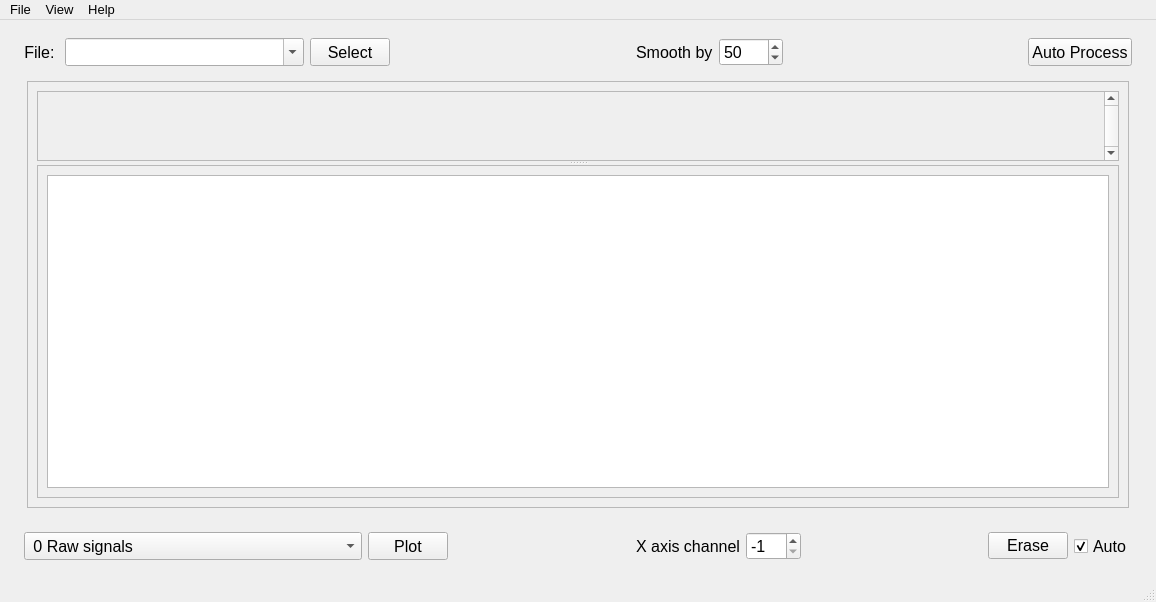
<?xml version="1.0" encoding="UTF-8"?>
<ui version="4.0">
 <class>MainWindow</class>
 <widget class="QMainWindow" name="MainWindow">
  <property name="geometry">
   <rect>
    <x>0</x>
    <y>0</y>
    <width>1156</width>
    <height>602</height>
   </rect>
  </property>
  <property name="font">
   <font>
    <pointsize>12</pointsize>
   </font>
  </property>
  <property name="windowTitle">
   <string>Emittance Plot Processing</string>
  </property>
  <widget class="QWidget" name="centralwidget">
   <layout class="QHBoxLayout" name="horizontalLayout_6">
    <item>
     <widget class="QWidget" name="widget" native="true">
      <layout class="QVBoxLayout" name="verticalLayout_2">
       <item>
        <layout class="QHBoxLayout" name="horizontalLayout_2">
         <property name="sizeConstraint">
          <enum>QLayout::SetDefaultConstraint</enum>
         </property>
         <property name="leftMargin">
          <number>6</number>
         </property>
         <property name="rightMargin">
          <number>6</number>
         </property>
         <item>
          <widget class="QLabel" name="label_2">
           <property name="sizePolicy">
            <sizepolicy hsizetype="Preferred" vsizetype="Preferred">
             <horstretch>0</horstretch>
             <verstretch>0</verstretch>
            </sizepolicy>
           </property>
           <property name="minimumSize">
            <size>
             <width>0</width>
             <height>0</height>
            </size>
           </property>
           <property name="font">
            <font>
             <pointsize>12</pointsize>
            </font>
           </property>
           <property name="text">
            <string>File: </string>
           </property>
           <property name="alignment">
            <set>Qt::AlignRight|Qt::AlignTrailing|Qt::AlignVCenter</set>
           </property>
          </widget>
         </item>
         <item>
          <widget class="QComboBox" name="comboBox_2">
           <property name="sizePolicy">
            <sizepolicy hsizetype="Expanding" vsizetype="Preferred">
             <horstretch>0</horstretch>
             <verstretch>0</verstretch>
            </sizepolicy>
           </property>
           <property name="minimumSize">
            <size>
             <width>200</width>
             <height>0</height>
            </size>
           </property>
           <property name="editable">
            <bool>true</bool>
           </property>
          </widget>
         </item>
         <item>
          <widget class="QPushButton" name="pushButton_2">
           <property name="sizePolicy">
            <sizepolicy hsizetype="Preferred" vsizetype="Preferred">
             <horstretch>0</horstretch>
             <verstretch>0</verstretch>
            </sizepolicy>
           </property>
           <property name="font">
            <font>
             <pointsize>12</pointsize>
            </font>
           </property>
           <property name="text">
            <string>Select</string>
           </property>
          </widget>
         </item>
         <item>
          <spacer name="horizontalSpacer_6">
           <property name="orientation">
            <enum>Qt::Horizontal</enum>
           </property>
           <property name="sizeHint" stdset="0">
            <size>
             <width>40</width>
             <height>20</height>
            </size>
           </property>
          </spacer>
         </item>
         <item>
          <widget class="QLabel" name="label">
           <property name="sizePolicy">
            <sizepolicy hsizetype="Fixed" vsizetype="Preferred">
             <horstretch>0</horstretch>
             <verstretch>0</verstretch>
            </sizepolicy>
           </property>
           <property name="font">
            <font>
             <pointsize>12</pointsize>
            </font>
           </property>
           <property name="focusPolicy">
            <enum>Qt::NoFocus</enum>
           </property>
           <property name="text">
            <string>Smooth by</string>
           </property>
          </widget>
         </item>
         <item>
          <widget class="QSpinBox" name="spinBox">
           <property name="sizePolicy">
            <sizepolicy hsizetype="Preferred" vsizetype="Preferred">
             <horstretch>0</horstretch>
             <verstretch>0</verstretch>
            </sizepolicy>
           </property>
           <property name="minimumSize">
            <size>
             <width>0</width>
             <height>0</height>
            </size>
           </property>
           <property name="font">
            <font>
             <pointsize>12</pointsize>
            </font>
           </property>
           <property name="maximum">
            <number>9999</number>
           </property>
           <property name="value">
            <number>50</number>
           </property>
          </widget>
         </item>
         <item>
          <spacer name="horizontalSpacer_3">
           <property name="orientation">
            <enum>Qt::Horizontal</enum>
           </property>
           <property name="sizeType">
            <enum>QSizePolicy::Expanding</enum>
           </property>
           <property name="sizeHint" stdset="0">
            <size>
             <width>40</width>
             <height>20</height>
            </size>
           </property>
          </spacer>
         </item>
         <item>
          <widget class="QPushButton" name="pushButton_4">
           <property name="sizePolicy">
            <sizepolicy hsizetype="Preferred" vsizetype="Preferred">
             <horstretch>0</horstretch>
             <verstretch>0</verstretch>
            </sizepolicy>
           </property>
           <property name="font">
            <font>
             <pointsize>12</pointsize>
            </font>
           </property>
           <property name="text">
            <string>Auto Process</string>
           </property>
          </widget>
         </item>
        </layout>
       </item>
       <item>
        <widget class="QWidget" name="widget_2" native="true">
         <layout class="QHBoxLayout" name="horizontalLayout">
          <property name="leftMargin">
           <number>0</number>
          </property>
          <property name="topMargin">
           <number>0</number>
          </property>
          <property name="rightMargin">
           <number>0</number>
          </property>
          <item>
           <widget class="QStackedWidget" name="stackedWidget">
            <property name="sizePolicy">
             <sizepolicy hsizetype="Expanding" vsizetype="Expanding">
              <horstretch>3</horstretch>
              <verstretch>0</verstretch>
             </sizepolicy>
            </property>
            <property name="focusPolicy">
             <enum>Qt::NoFocus</enum>
            </property>
            <property name="currentIndex">
             <number>3</number>
            </property>
            <widget class="QWidget" name="stackedWidgetPage1">
             <layout class="QHBoxLayout" name="horizontalLayout_4">
              <property name="leftMargin">
               <number>0</number>
              </property>
              <property name="topMargin">
               <number>0</number>
              </property>
              <property name="rightMargin">
               <number>0</number>
              </property>
              <property name="bottomMargin">
               <number>0</number>
              </property>
              <item>
               <widget class="MplWidget" name="mplWidget" native="true">
                <property name="sizePolicy">
                 <sizepolicy hsizetype="Expanding" vsizetype="Expanding">
                  <horstretch>0</horstretch>
                  <verstretch>0</verstretch>
                 </sizepolicy>
                </property>
               </widget>
              </item>
             </layout>
            </widget>
            <widget class="QWidget" name="stackedWidgetPage2">
             <layout class="QVBoxLayout" name="verticalLayout_3">
              <property name="topMargin">
               <number>0</number>
              </property>
              <property name="bottomMargin">
               <number>0</number>
              </property>
              <item>
               <widget class="QPlainTextEdit" name="plainTextEdit">
                <property name="sizePolicy">
                 <sizepolicy hsizetype="Expanding" vsizetype="Expanding">
                  <horstretch>0</horstretch>
                  <verstretch>0</verstretch>
                 </sizepolicy>
                </property>
                <property name="minimumSize">
                 <size>
                  <width>0</width>
                  <height>0</height>
                 </size>
                </property>
                <property name="autoFillBackground">
                 <bool>false</bool>
                </property>
                <property name="undoRedoEnabled">
                 <bool>false</bool>
                </property>
                <property name="readOnly">
                 <bool>true</bool>
                </property>
               </widget>
              </item>
             </layout>
            </widget>
            <widget class="QWidget" name="stackedWidgetPage3">
             <layout class="QHBoxLayout" name="horizontalLayout_5">
              <item>
               <widget class="QSplitter" name="splitter">
                <property name="orientation">
                 <enum>Qt::Horizontal</enum>
                </property>
                <widget class="QTableWidget" name="tableWidget">
                 <property name="sizePolicy">
                  <sizepolicy hsizetype="Expanding" vsizetype="Expanding">
                   <horstretch>1</horstretch>
                   <verstretch>0</verstretch>
                  </sizepolicy>
                 </property>
                 <property name="font">
                  <font>
                   <pointsize>10</pointsize>
                  </font>
                 </property>
                 <property name="alternatingRowColors">
                  <bool>true</bool>
                 </property>
                 <attribute name="horizontalHeaderVisible">
                  <bool>false</bool>
                 </attribute>
                 <attribute name="horizontalHeaderCascadingSectionResizes">
                  <bool>false</bool>
                 </attribute>
                 <attribute name="horizontalHeaderDefaultSectionSize">
                  <number>100</number>
                 </attribute>
                 <attribute name="horizontalHeaderStretchLastSection">
                  <bool>true</bool>
                 </attribute>
                 <attribute name="verticalHeaderVisible">
                  <bool>false</bool>
                 </attribute>
                 <row>
                  <property name="text">
                   <string>New Row</string>
                  </property>
                 </row>
                 <row>
                  <property name="text">
                   <string>New Row</string>
                  </property>
                 </row>
                 <row>
                  <property name="text">
                   <string>New Row</string>
                  </property>
                 </row>
                 <row>
                  <property name="text">
                   <string>New Row</string>
                  </property>
                 </row>
                 <row>
                  <property name="text">
                   <string>New Row</string>
                  </property>
                 </row>
                 <row>
                  <property name="text">
                   <string>New Row</string>
                  </property>
                 </row>
                 <row>
                  <property name="text">
                   <string>New Row</string>
                  </property>
                 </row>
                 <row>
                  <property name="text">
                   <string>New Row</string>
                  </property>
                 </row>
                 <column>
                  <property name="text">
                   <string>Parameter</string>
                  </property>
                  <property name="font">
                   <font>
                    <pointsize>12</pointsize>
                    <kerning>false</kerning>
                   </font>
                  </property>
                 </column>
                 <column>
                  <property name="text">
                   <string>Value</string>
                  </property>
                  <property name="font">
                   <font>
                    <pointsize>12</pointsize>
                   </font>
                  </property>
                 </column>
                </widget>
                <widget class="QFrame" name="frame">
                 <property name="sizePolicy">
                  <sizepolicy hsizetype="Preferred" vsizetype="Preferred">
                   <horstretch>1</horstretch>
                   <verstretch>0</verstretch>
                  </sizepolicy>
                 </property>
                 <property name="frameShape">
                  <enum>QFrame::StyledPanel</enum>
                 </property>
                 <property name="frameShadow">
                  <enum>QFrame::Raised</enum>
                 </property>
                </widget>
               </widget>
              </item>
             </layout>
            </widget>
            <widget class="QWidget" name="stackedWidgetPage4">
             <layout class="QVBoxLayout" name="verticalLayout_5">
              <item>
               <widget class="QFrame" name="frame_2">
                <property name="frameShape">
                 <enum>QFrame::StyledPanel</enum>
                </property>
                <property name="frameShadow">
                 <enum>QFrame::Raised</enum>
                </property>
                <layout class="QVBoxLayout" name="verticalLayout">
                 <item>
                  <widget class="QSplitter" name="splitter_2">
                   <property name="orientation">
                    <enum>Qt::Vertical</enum>
                   </property>
                   <widget class="QScrollArea" name="scrollArea">
                    <property name="sizePolicy">
                     <sizepolicy hsizetype="Expanding" vsizetype="Expanding">
                      <horstretch>0</horstretch>
                      <verstretch>0</verstretch>
                     </sizepolicy>
                    </property>
                    <property name="verticalScrollBarPolicy">
                     <enum>Qt::ScrollBarAlwaysOn</enum>
                    </property>
                    <property name="widgetResizable">
                     <bool>true</bool>
                    </property>
                    <widget class="QWidget" name="scrollAreaWidgetContents">
                     <property name="geometry">
                      <rect>
                       <x>0</x>
                       <y>0</y>
                       <width>1063</width>
                       <height>69</height>
                      </rect>
                     </property>
                     <property name="sizePolicy">
                      <sizepolicy hsizetype="Preferred" vsizetype="Preferred">
                       <horstretch>0</horstretch>
                       <verstretch>0</verstretch>
                      </sizepolicy>
                     </property>
                     <layout class="QGridLayout" name="gridLayout_3"/>
                    </widget>
                   </widget>
                   <widget class="QScrollArea" name="scrollArea_2">
                    <property name="sizePolicy">
                     <sizepolicy hsizetype="Expanding" vsizetype="Expanding">
                      <horstretch>0</horstretch>
                      <verstretch>0</verstretch>
                     </sizepolicy>
                    </property>
                    <property name="widgetResizable">
                     <bool>true</bool>
                    </property>
                    <widget class="QWidget" name="scrollAreaWidgetContents_2">
                     <property name="geometry">
                      <rect>
                       <x>0</x>
                       <y>0</y>
                       <width>1080</width>
                       <height>328</height>
                      </rect>
                     </property>
                     <property name="sizePolicy">
                      <sizepolicy hsizetype="Preferred" vsizetype="Preferred">
                       <horstretch>0</horstretch>
                       <verstretch>0</verstretch>
                      </sizepolicy>
                     </property>
                     <layout class="QGridLayout" name="gridLayout_2">
                      <item row="0" column="0">
                       <widget class="QTableWidget" name="tableWidget_2">
                        <property name="selectionMode">
                         <enum>QAbstractItemView::SingleSelection</enum>
                        </property>
                        <property name="selectionBehavior">
                         <enum>QAbstractItemView::SelectRows</enum>
                        </property>
                        <property name="rowCount">
                         <number>0</number>
                        </property>
                        <property name="columnCount">
                         <number>0</number>
                        </property>
                        <attribute name="horizontalHeaderVisible">
                         <bool>true</bool>
                        </attribute>
                        <attribute name="horizontalHeaderDefaultSectionSize">
                         <number>70</number>
                        </attribute>
                        <attribute name="horizontalHeaderMinimumSectionSize">
                         <number>30</number>
                        </attribute>
                        <attribute name="verticalHeaderDefaultSectionSize">
                         <number>25</number>
                        </attribute>
                        <attribute name="verticalHeaderMinimumSectionSize">
                         <number>20</number>
                        </attribute>
                       </widget>
                      </item>
                     </layout>
                    </widget>
                   </widget>
                  </widget>
                 </item>
                </layout>
               </widget>
              </item>
             </layout>
            </widget>
           </widget>
          </item>
         </layout>
        </widget>
       </item>
       <item>
        <layout class="QHBoxLayout" name="horizontalLayout_3">
         <property name="leftMargin">
          <number>6</number>
         </property>
         <property name="rightMargin">
          <number>6</number>
         </property>
         <item>
          <widget class="QComboBox" name="comboBox">
           <property name="sizePolicy">
            <sizepolicy hsizetype="Preferred" vsizetype="Preferred">
             <horstretch>0</horstretch>
             <verstretch>0</verstretch>
            </sizepolicy>
           </property>
           <property name="baseSize">
            <size>
             <width>0</width>
             <height>0</height>
            </size>
           </property>
           <property name="font">
            <font>
             <pointsize>12</pointsize>
            </font>
           </property>
           <item>
            <property name="text">
             <string> 0 Raw signals</string>
            </property>
           </item>
           <item>
            <property name="text">
             <string> 1 Processed signals</string>
            </property>
           </item>
           <item>
            <property name="text">
             <string> 2 Elementary jet</string>
            </property>
           </item>
           <item>
            <property name="text">
             <string> 3 Integral profile</string>
            </property>
           </item>
           <item>
            <property name="text">
             <string> 4 Maximum profile</string>
            </property>
           </item>
           <item>
            <property name="text">
             <string> 5 Contour plot</string>
            </property>
           </item>
           <item>
            <property name="text">
             <string> 6 Color contour plot</string>
            </property>
           </item>
           <item>
            <property name="text">
             <string> 7 Contour levels</string>
            </property>
           </item>
           <item>
            <property name="text">
             <string> 8 Cross section contours</string>
            </property>
           </item>
           <item>
            <property name="text">
             <string>-------------------</string>
            </property>
           </item>
           <item>
            <property name="text">
             <string>10 Z2 [N,nx-1] Initial data average shifted</string>
            </property>
           </item>
           <item>
            <property name="text">
             <string>11 Z3 [N,nx-1]  Regular divergence reduced</string>
            </property>
           </item>
           <item>
            <property name="text">
             <string>12 Scan voltage range</string>
            </property>
           </item>
           <item>
            <property name="text">
             <string>13 Z4 [N,nx] total beam</string>
            </property>
           </item>
           <item>
            <property name="text">
             <string>14 Zero line debug</string>
            </property>
           </item>
           <item>
            <property name="text">
             <string>15 Scale and range</string>
            </property>
           </item>
           <item>
            <property name="text">
             <string>16 Z6 [N,N] divergence back</string>
            </property>
           </item>
           <item>
            <property name="text">
             <string>17 Shifted jets</string>
            </property>
           </item>
           <item>
            <property name="text">
             <string>18 Z5 [N,N] no divergence</string>
            </property>
           </item>
          </widget>
         </item>
         <item>
          <widget class="QPushButton" name="pushButton_6">
           <property name="sizePolicy">
            <sizepolicy hsizetype="Minimum" vsizetype="Preferred">
             <horstretch>0</horstretch>
             <verstretch>0</verstretch>
            </sizepolicy>
           </property>
           <property name="font">
            <font>
             <pointsize>12</pointsize>
            </font>
           </property>
           <property name="text">
            <string>Plot</string>
           </property>
          </widget>
         </item>
         <item>
          <spacer name="horizontalSpacer_5">
           <property name="orientation">
            <enum>Qt::Horizontal</enum>
           </property>
           <property name="sizeHint" stdset="0">
            <size>
             <width>40</width>
             <height>20</height>
            </size>
           </property>
          </spacer>
         </item>
         <item>
          <widget class="QLabel" name="label_3">
           <property name="font">
            <font>
             <pointsize>12</pointsize>
            </font>
           </property>
           <property name="frameShape">
            <enum>QFrame::NoFrame</enum>
           </property>
           <property name="text">
            <string>X axis channel</string>
           </property>
          </widget>
         </item>
         <item>
          <widget class="QSpinBox" name="spinBox_2">
           <property name="sizePolicy">
            <sizepolicy hsizetype="Preferred" vsizetype="Preferred">
             <horstretch>0</horstretch>
             <verstretch>0</verstretch>
            </sizepolicy>
           </property>
           <property name="font">
            <font>
             <pointsize>12</pointsize>
            </font>
           </property>
           <property name="minimum">
            <number>-1</number>
           </property>
           <property name="maximum">
            <number>999</number>
           </property>
           <property name="value">
            <number>-1</number>
           </property>
          </widget>
         </item>
         <item>
          <spacer name="horizontalSpacer">
           <property name="orientation">
            <enum>Qt::Horizontal</enum>
           </property>
           <property name="sizeHint" stdset="0">
            <size>
             <width>40</width>
             <height>20</height>
            </size>
           </property>
          </spacer>
         </item>
         <item>
          <widget class="QPushButton" name="pushButton_7">
           <property name="text">
            <string>Erase</string>
           </property>
          </widget>
         </item>
         <item>
          <widget class="QCheckBox" name="checkBox">
           <property name="sizePolicy">
            <sizepolicy hsizetype="Minimum" vsizetype="Preferred">
             <horstretch>0</horstretch>
             <verstretch>0</verstretch>
            </sizepolicy>
           </property>
           <property name="font">
            <font>
             <pointsize>12</pointsize>
            </font>
           </property>
           <property name="text">
            <string>Auto</string>
           </property>
           <property name="checked">
            <bool>true</bool>
           </property>
          </widget>
         </item>
        </layout>
       </item>
      </layout>
     </widget>
    </item>
   </layout>
  </widget>
  <widget class="QMenuBar" name="menubar">
   <property name="geometry">
    <rect>
     <x>0</x>
     <y>0</y>
     <width>1156</width>
     <height>23</height>
    </rect>
   </property>
   <property name="font">
    <font>
     <pointsize>10</pointsize>
    </font>
   </property>
   <widget class="QMenu" name="menuFile">
    <property name="sizePolicy">
     <sizepolicy hsizetype="Preferred" vsizetype="Preferred">
      <horstretch>0</horstretch>
      <verstretch>0</verstretch>
     </sizepolicy>
    </property>
    <property name="font">
     <font>
      <pointsize>10</pointsize>
     </font>
    </property>
    <property name="title">
     <string>File</string>
    </property>
    <addaction name="actionOpen"/>
    <addaction name="actionQuit"/>
   </widget>
   <widget class="QMenu" name="menuView">
    <property name="title">
     <string>View</string>
    </property>
    <addaction name="actionPlot"/>
    <addaction name="actionLog"/>
    <addaction name="actionParameters"/>
   </widget>
   <widget class="QMenu" name="menuHelp">
    <property name="title">
     <string>Help</string>
    </property>
    <addaction name="actionAbout"/>
   </widget>
   <addaction name="menuFile"/>
   <addaction name="menuView"/>
   <addaction name="menuHelp"/>
  </widget>
  <widget class="QStatusBar" name="statusbar"/>
  <action name="actionOpen">
   <property name="text">
    <string>Open</string>
   </property>
   <property name="font">
    <font>
     <family>Tahoma</family>
     <pointsize>10</pointsize>
    </font>
   </property>
  </action>
  <action name="actionQuit">
   <property name="text">
    <string>Quit</string>
   </property>
  </action>
  <action name="actionPlot">
   <property name="checkable">
    <bool>true</bool>
   </property>
   <property name="checked">
    <bool>true</bool>
   </property>
   <property name="text">
    <string>Plot</string>
   </property>
  </action>
  <action name="actionLog">
   <property name="checkable">
    <bool>true</bool>
   </property>
   <property name="text">
    <string>Log</string>
   </property>
  </action>
  <action name="actionParameters">
   <property name="checkable">
    <bool>true</bool>
   </property>
   <property name="text">
    <string>Parameters</string>
   </property>
  </action>
  <action name="actionAbout">
   <property name="text">
    <string>About</string>
   </property>
  </action>
 </widget>
 <customwidgets>
  <customwidget>
   <class>MplWidget</class>
   <extends>QWidget</extends>
   <header location="global">mplwidget</header>
   <container>1</container>
  </customwidget>
 </customwidgets>
 <resources/>
 <connections/>
</ui>
